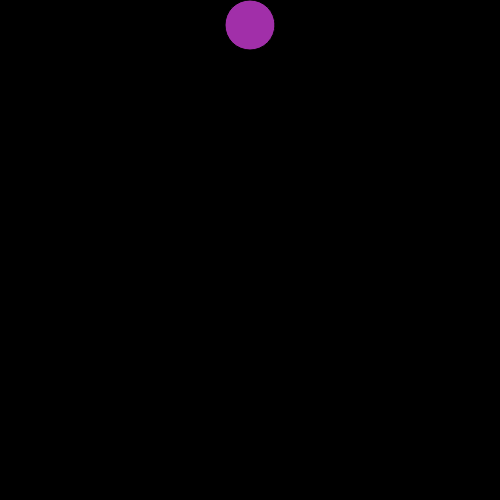
Frame 1 (no input)
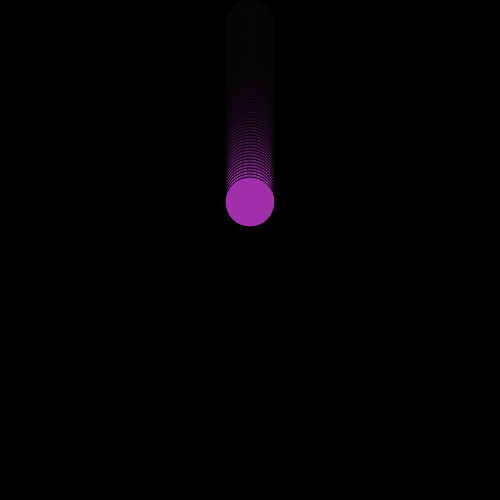
Frame 60 (no input)
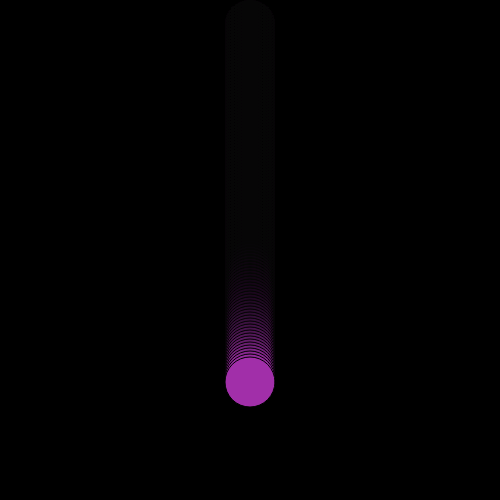
Frame 120 (the mouse pressed at the canvas centre since frame 60)

The p5.js sketch that drew these frames (run headless with seeded random() and noise() and a simulated clock; from frame 60 on, the mouse is pressed at the canvas centre):

// p5.js sketch
// ── sketch.js
let yPos = 25;
let r,g,b
function setup() {
  createCanvas(500, 500);
  background(0);
   r = random(0,225)
   g = random(0,225)
   b = random(0,225)
}

function draw() {
  background(0, 20);

  fill(r, g, b);
  ellipse(250, yPos, 50, 50);

  yPos += 3;

  if (yPos > 525) {
    yPos = -25;
  }
}
function mouseClicked(){
  yPos = -25
   r = random(0,225)
   g = random(0,225)
   b = random(0,225)
}
